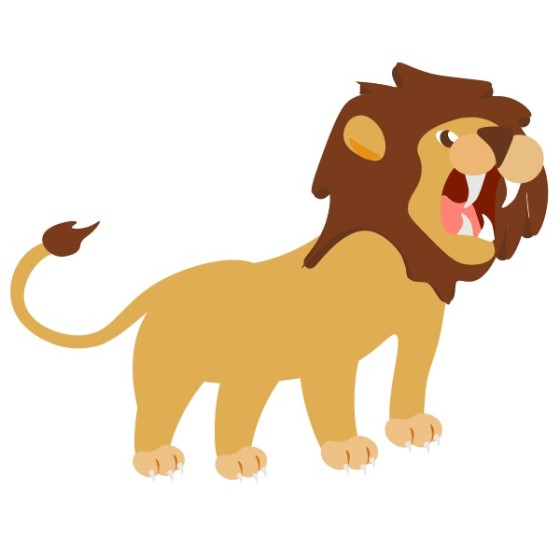
#> input picture cd-p2/6/Li.jpg, 560 x 560 px
$ python 2.py
#> lines starting #> are read from the running program, lines starting #| are printed output that depends on the picture
from PIL import Image

si=(128, 128)

lioni=Image.open("Li.jpg")
#> lioni is the input picture: PIL image 560x560 RGB; mean R, G, B 237, 221, 200.7
lionr=lioni.rotate(90)
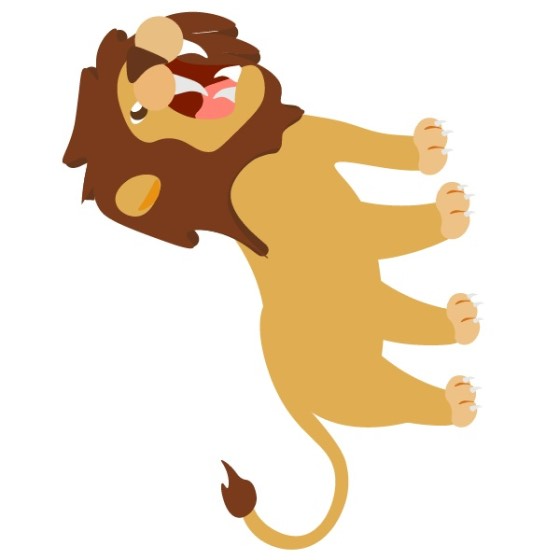
#> lionr: PIL image 560x560 RGB; mean R, G, B 237, 221, 200.7
lionc=lioni.convert('L')
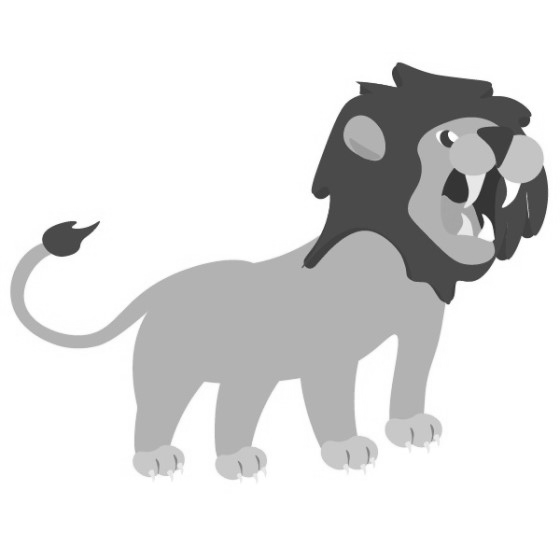
#> lionc: PIL image 560x560 L; min 45, max 255, mean 223.4
liont=lioni.transpose(Image.FLIP_LEFT_RIGHT)
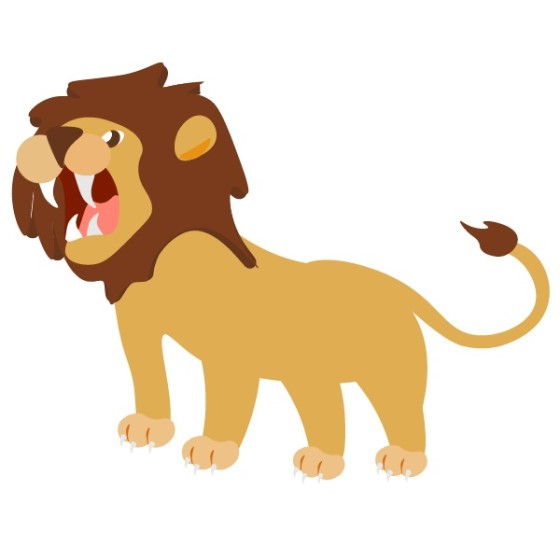
#> liont: PIL image 560x560 RGB; mean R, G, B 237, 221, 200.7
lioni.thumbnail(si)
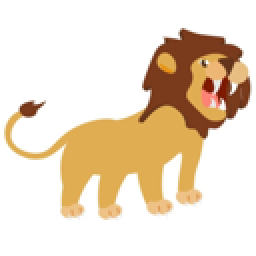
#> lioni: PIL image 128x128 RGB (shown 2 times larger); mean R, G, B 237, 220.9, 200.6

print("lion_converted.mode =", lionc.mode)
#| lion_converted.mode = L
print("lion_img.size=", lioni.size)
#| lion_img.size= (128, 128)

lionc.show()
liont.show()
lionr.show("lion_rotated.jpg")
lioni.save("lion_thumb.jpg")

$ run again, with cd-p2/6/L.jpg copied over cd-p2/6/Li.jpg
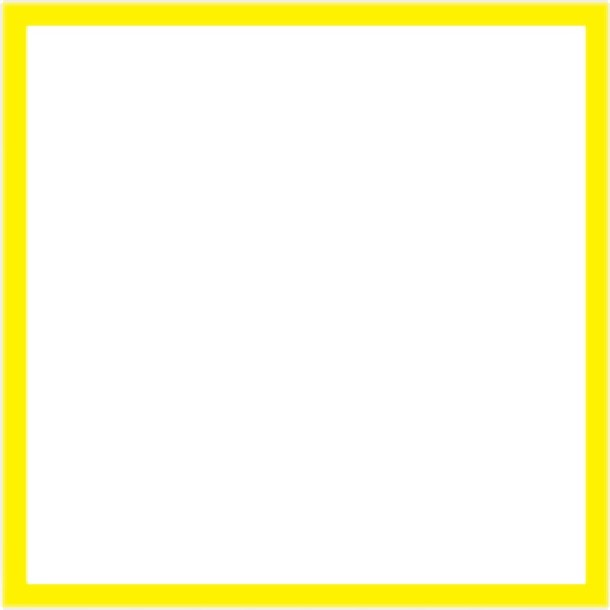
#> input picture cd-p2/6/L.jpg, 610 x 610 px
#> lioni is the input picture: PIL image 610x610 RGB; mean R, G, B 254.5, 252.8, 219.4
#> `lionc=lioni.convert('L')`:
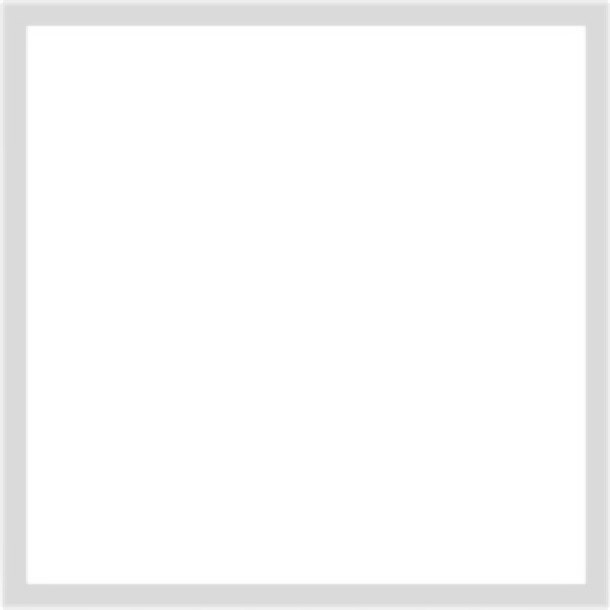
#> lionc: PIL image 610x610 L; min 212, max 255, mean 249.5
#> `lioni.thumbnail(si)`:
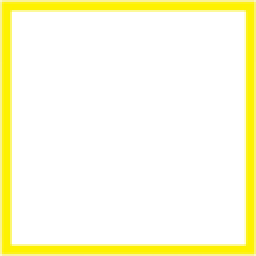
#> lioni: PIL image 128x128 RGB (shown 2 times larger); mean R, G, B 254.6, 252.8, 219.2
#| lion_converted.mode = L
#| lion_img.size= (128, 128)

$ run again, with cd-p2/6/fru.jpg copied over cd-p2/6/Li.jpg
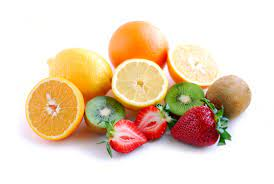
#> input picture cd-p2/6/fru.jpg, 274 x 184 px
#> lioni is the input picture: PIL image 274x184 RGB; mean R, G, B 233.6, 212.9, 190.2
#> `lionr=lioni.rotate(90)`:
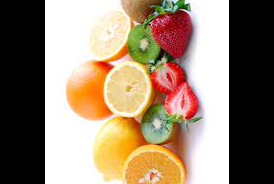
#> lionr: PIL image 274x184 RGB; mean R, G, B 151.4, 132.4, 111.8
#> `lioni.thumbnail(si)`:
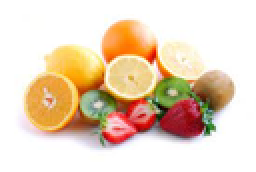
#> lioni: PIL image 128x86 RGB (shown 2 times larger); mean R, G, B 233.5, 212.9, 190.2
#| lion_converted.mode = L
#| lion_img.size= (128, 86)
